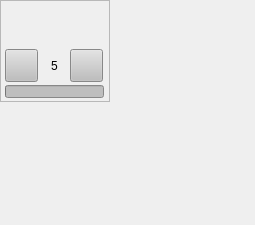
<?xml version="1.0" encoding="UTF-8"?>
<ui version="4.0">
 <class>Cell</class>
 <widget class="QWidget" name="Cell">
  <property name="geometry">
   <rect>
    <x>0</x>
    <y>0</y>
    <width>255</width>
    <height>225</height>
   </rect>
  </property>
  <property name="sizePolicy">
   <sizepolicy hsizetype="Preferred" vsizetype="Preferred">
    <horstretch>1</horstretch>
    <verstretch>1</verstretch>
   </sizepolicy>
  </property>
  <property name="minimumSize">
   <size>
    <width>120</width>
    <height>112</height>
   </size>
  </property>
  <property name="font">
   <font>
    <family>Lato</family>
   </font>
  </property>
  <property name="windowTitle">
   <string>Form</string>
  </property>
  <widget class="QFrame" name="cell_frame">
   <property name="geometry">
    <rect>
     <x>0</x>
     <y>0</y>
     <width>110</width>
     <height>102</height>
    </rect>
   </property>
   <property name="sizePolicy">
    <sizepolicy hsizetype="Maximum" vsizetype="Maximum">
     <horstretch>0</horstretch>
     <verstretch>0</verstretch>
    </sizepolicy>
   </property>
   <property name="styleSheet">
    <string notr="true">#frame {border: 0px;
	background-color: rgb(190, 190, 190);
border-radius: 10px;}</string>
   </property>
   <property name="frameShape">
    <enum>QFrame::StyledPanel</enum>
   </property>
   <property name="frameShadow">
    <enum>QFrame::Raised</enum>
   </property>
   <widget class="QLabel" name="clip_name">
    <property name="geometry">
     <rect>
      <x>3</x>
      <y>2</y>
      <width>105</width>
      <height>46</height>
     </rect>
    </property>
    <property name="font">
     <font>
      <family>Noto Sans</family>
      <pointsize>13</pointsize>
      <weight>75</weight>
      <italic>false</italic>
      <bold>true</bold>
     </font>
    </property>
    <property name="styleSheet">
     <string notr="true">font: bold 13pt &quot;Noto Sans&quot;;
color: rgb(0, 0, 0);
text-align: center;</string>
    </property>
    <property name="inputMethodHints">
     <set>Qt::ImhMultiLine</set>
    </property>
    <property name="text">
     <string/>
    </property>
    <property name="alignment">
     <set>Qt::AlignCenter</set>
    </property>
    <property name="wordWrap">
     <bool>true</bool>
    </property>
   </widget>
   <widget class="QProgressBar" name="clip_position">
    <property name="geometry">
     <rect>
      <x>5</x>
      <y>85</y>
      <width>99</width>
      <height>13</height>
     </rect>
    </property>
    <property name="styleSheet">
     <string notr="true">color: rgb(0, 85, 255);
background-color: rgb(190, 190, 190);</string>
    </property>
    <property name="maximum">
     <number>97</number>
    </property>
    <property name="value">
     <number>0</number>
    </property>
    <property name="textVisible">
     <bool>false</bool>
    </property>
   </widget>
   <widget class="QPushButton" name="edit">
    <property name="geometry">
     <rect>
      <x>70</x>
      <y>49</y>
      <width>33</width>
      <height>33</height>
     </rect>
    </property>
    <property name="font">
     <font>
      <family>Noto Sans</family>
      <pointsize>10</pointsize>
      <weight>50</weight>
      <italic>true</italic>
      <bold>false</bold>
     </font>
    </property>
    <property name="focusPolicy">
     <enum>Qt::NoFocus</enum>
    </property>
    <property name="styleSheet">
     <string notr="true">font: italic 10pt &quot;Noto Sans&quot;;
color: rgb(0, 0, 0);
background-color: rgb(190, 190, 190);
text-align: center;</string>
    </property>
    <property name="text">
     <string/>
    </property>
    <property name="icon">
     <iconset resource="gui.qrc">
      <normaloff>:/icons/icons/clip-add.png</normaloff>:/icons/icons/clip-add.png</iconset>
    </property>
    <property name="iconSize">
     <size>
      <width>35</width>
      <height>35</height>
     </size>
    </property>
    <property name="autoDefault">
     <bool>false</bool>
    </property>
    <property name="default">
     <bool>false</bool>
    </property>
    <property name="flat">
     <bool>false</bool>
    </property>
   </widget>
   <widget class="QPushButton" name="start_stop">
    <property name="geometry">
     <rect>
      <x>5</x>
      <y>49</y>
      <width>33</width>
      <height>33</height>
     </rect>
    </property>
    <property name="font">
     <font>
      <family>Noto Sans</family>
      <pointsize>10</pointsize>
      <weight>50</weight>
      <italic>true</italic>
      <bold>false</bold>
     </font>
    </property>
    <property name="focusPolicy">
     <enum>Qt::NoFocus</enum>
    </property>
    <property name="styleSheet">
     <string notr="true">font: italic 10pt &quot;Noto Sans&quot;;
background-color: rgb(190, 190, 190);
color: rgb(0, 0, 0);
text-align: center;</string>
    </property>
    <property name="text">
     <string/>
    </property>
    <property name="icon">
     <iconset resource="gui.qrc">
      <normaloff>:/icons/icons/clip-start-stop.png</normaloff>:/icons/icons/clip-start-stop.png</iconset>
    </property>
    <property name="iconSize">
     <size>
      <width>27</width>
      <height>27</height>
     </size>
    </property>
   </widget>
   <widget class="QLabel" name="labelVolume">
    <property name="geometry">
     <rect>
      <x>38</x>
      <y>49</y>
      <width>33</width>
      <height>33</height>
     </rect>
    </property>
    <property name="styleSheet">
     <string notr="true">font: bold 11pt &quot;Noto Sans&quot;;</string>
    </property>
    <property name="text">
     <string>5</string>
    </property>
    <property name="alignment">
     <set>Qt::AlignCenter</set>
    </property>
   </widget>
  </widget>
 </widget>
 <resources>
  <include location="gui.qrc"/>
 </resources>
 <connections/>
</ui>
